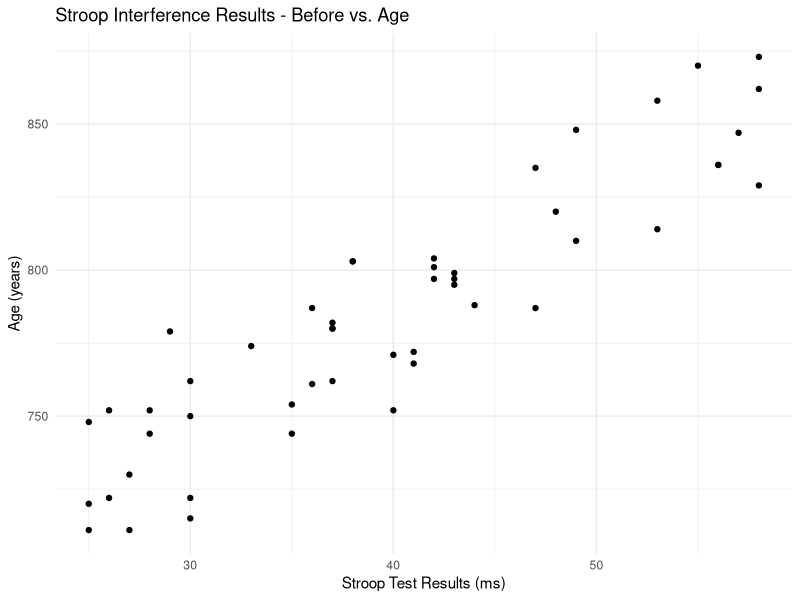
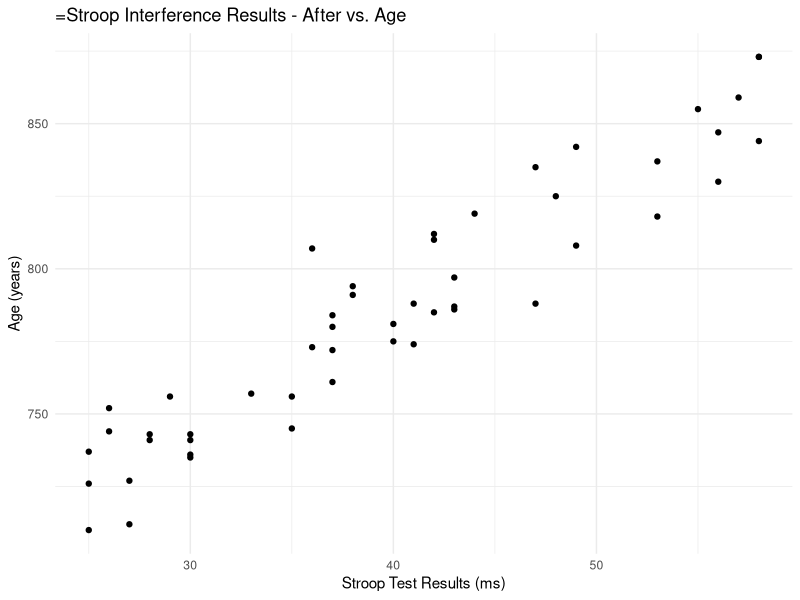
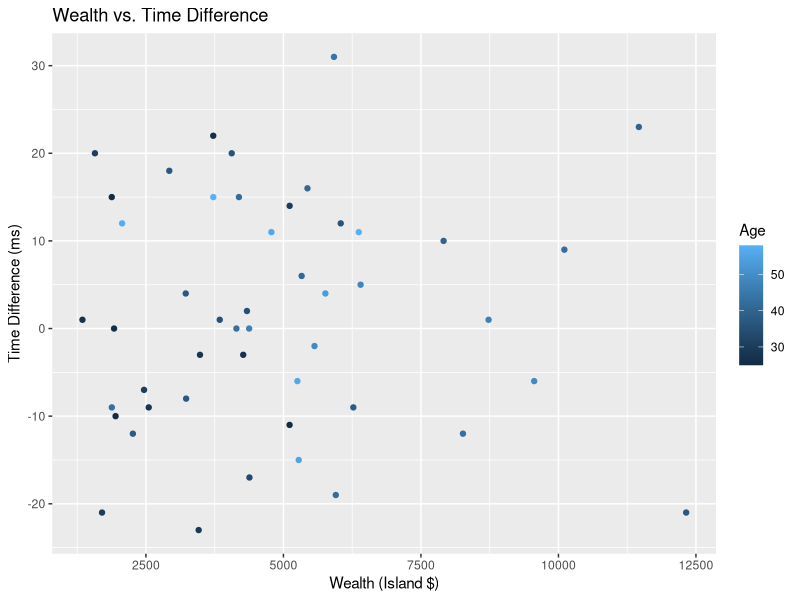
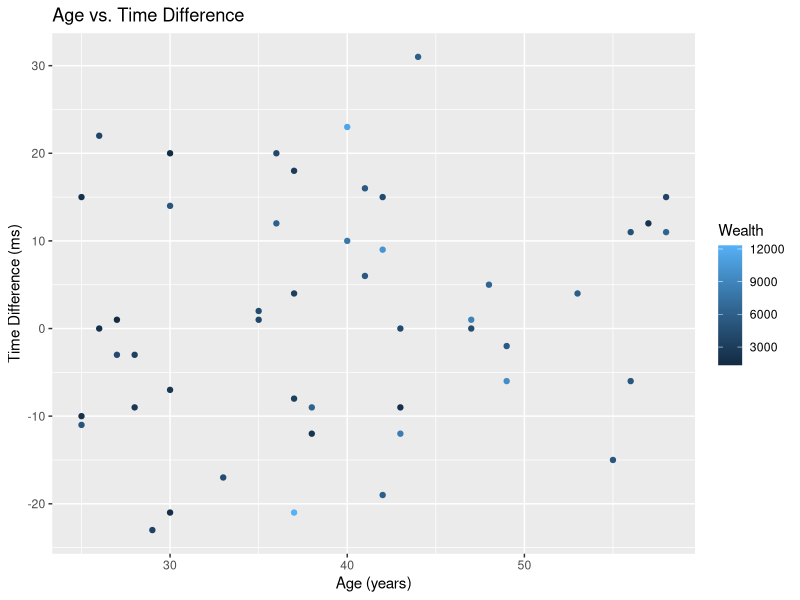
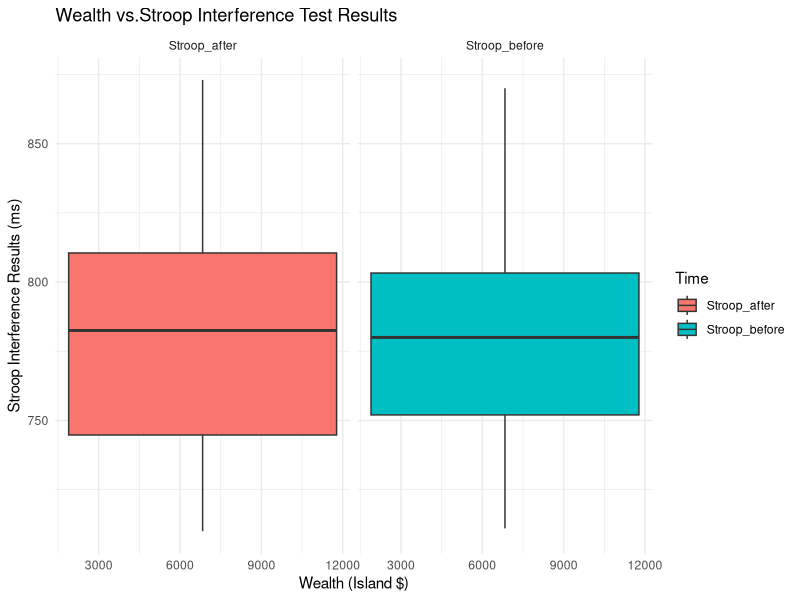

Write R code to recreate these figures, in order.
## ---- chunk 1
library(tidyverse)
library(rsample)
library(dplyr)
## ---- chunk 2
df <- read_csv("./data/monincentive.csv") %>% 
  glimpse() 
## ---- chunk 3
df %>% summary()
## ---- chunk 4
df_clean <- df %>%
  rename(
    Stroop_before = `Stroop Interference (ms)-before`,
    Stroop_after = `Stroop Interference (ms)-after`,
    Time_diff = `Time Difference`,
    Wealth = `Current Wealth`,
  )
## ---- chunk 5
df_clean %>% 
  ggplot(aes(x = Age, y = Stroop_before)) +
  geom_point() +
  theme_minimal() +
  labs(title = "Stroop Interference Results - Before vs. Age",
       x = "Stroop Test Results (ms)", y = "Age (years)")
## ---- chunk 6
df_clean %>% 
  ggplot(aes(x = Age, y = Stroop_after)) +
  geom_point() +
  theme_minimal() +
  labs(title = "=Stroop Interference Results - After vs. Age",
       x = "Stroop Test Results (ms)", y = "Age (years)")
## ---- chunk 7

df_no_outliers = df_clean[-c(2, 38), ]
df_no_outliers %>% 
  ggplot(aes(x = Wealth, y = Time_diff, colour = Age)) +
  geom_point() +
  labs(title = "Wealth vs. Time Difference",
       x = "Wealth (Island $)", y = "Time Difference (ms)")
## ---- chunk 8

df_no_outliers %>% 
  ggplot(aes(x = Age,  y = Time_diff, colour = Wealth)) +
  geom_point() +
  labs(title = "Age vs. Time Difference",
       x = "Age (years)", y = "Time Difference (ms)")

## ---- chunk 9

df_long <- df_no_outliers %>%
  pivot_longer(
    cols = c(Stroop_before, Stroop_after),
    names_to = "Time",
    values_to = "Stroop_Interference"
  )

df_long %>%
  ggplot(aes(x = Wealth, y = Stroop_Interference, fill = Time)) +
  geom_boxplot() +
  facet_wrap(~ Time) +
  theme_minimal() +
  labs(title = "Wealth vs.Stroop Interference Test Results",
       x = "Wealth (Island $)", y = "Stroop Interference Results (ms)")
